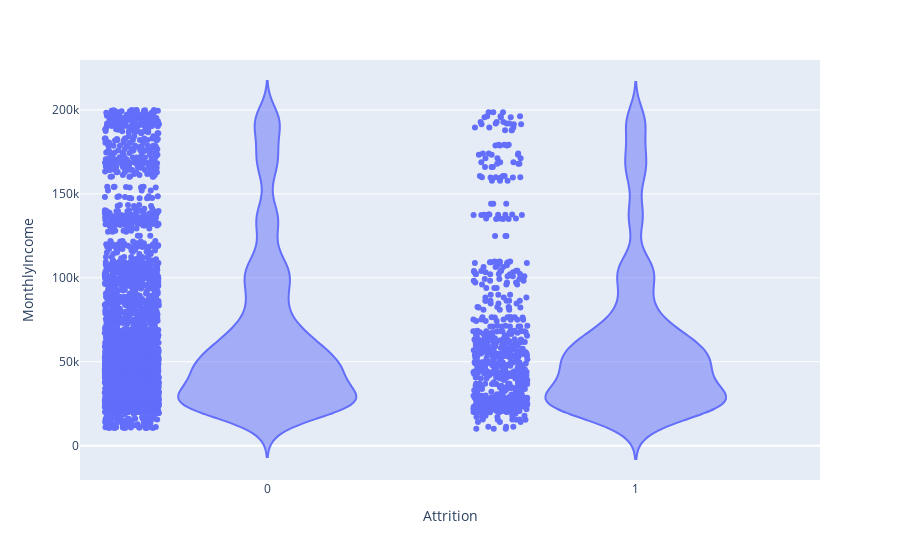

Notebook code for this chart:
### Code cell
fig = px.violin(df, y="MonthlyIncome", x="Attrition", points="all")
fig.show()

### Figure 1 — Plotly figure (JSON) as saved in the notebook; plotly's stock layout.template omitted (floating-point values rounded to 4 significant figures; data arrays with more than 128 entries replaced by an {"elided": "..."} marker saying what was removed)
{"data": [{"alignmentgroup": "True", "box": {"visible": false}, "hovertemplate": "Attrition=%{x}<br>MonthlyIncome=%{y}<extra></extra>", "legendgroup": "", "marker": {"color": "#636efa"}, "name": "", "offsetgroup": "", "orientation": "v", "points": "all", "scalegroup": "True", "showlegend": false, "type": "violin", "x": {"elided": "4410 int values"}, "x0": " ", "xaxis": "x", "y": {"elided": "4410 int values"}, "y0": " ", "yaxis": "y"}], "layout": {"legend": {"tracegroupgap": 0}, "margin": {"t": 60}, "violinmode": "group", "xaxis": {"anchor": "y", "domain": [0, 1], "title": {"text": "Attrition"}}, "yaxis": {"anchor": "x", "domain": [0, 1], "title": {"text": "MonthlyIncome"}}}}
